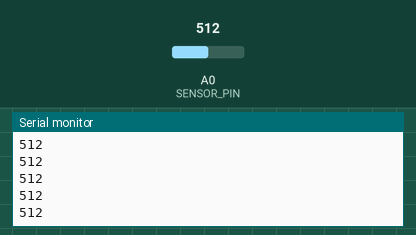
Recording of a sketch running on a simulated Arduino Uno, built with avr-gcc and run on an emulated ATmega328P. On the bench: the last lines printed to the serial monitor. The test bench sets the inputs (shaded band); at power-on: A0 (SENSOR_PIN) = 512.

Above: at 1.2 s.
1.3 s: A0 (SENSOR_PIN) set to 716
At 2.3 s:
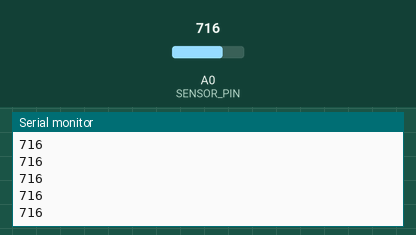
2.8 s: A0 (SENSOR_PIN) set to 900
At 3.3 s:
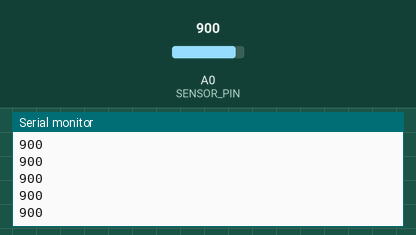
Timing chart, 0 to 5.8 s (numbered marks = the images above; inputs shaded):
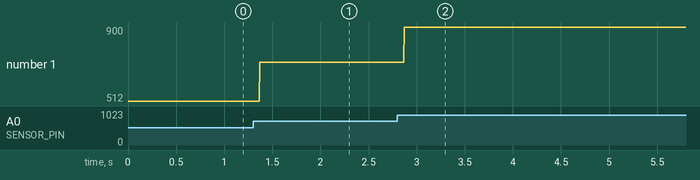

The sketch:

monitorcare2.ino
```cpp
#define BAUND 9600
#define SENSOR_PIN A0

void setup(){
    Serial.begin(BAUND);
    pinMode(SENSOR_PIN, INPUT);
}

void loop(){
    int value = analogRead(SENSOR_PIN);
    if(value > 0) Serial.println(value);
}
```

Measured:
- after the input at 1.3 s, the serial monitor: prints a new line after 0.07 s (image 1)
- after the input at 2.8 s, the serial monitor: prints a new line after 0.07 s (image 2)
- plotted number 1: 512 → 716 after the input at 1.3 s, 716 → 900 after the input at 2.8 s
